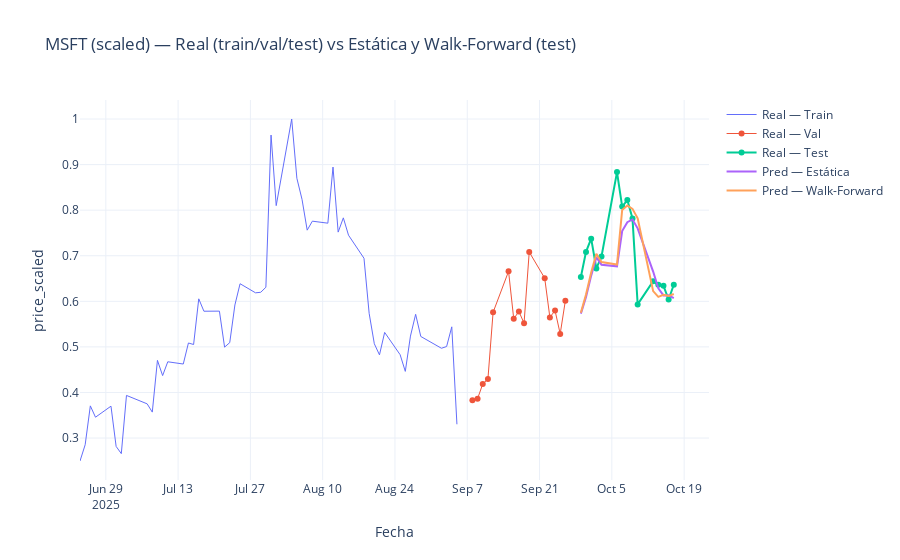

Here is the notebook cell this chart was saved with:
### Code cell
fig1 = go.Figure()

fig1.add_trace(go.Scatter(x=y_idx_train, y=y_train.ravel(), name="Real — Train", line=dict(width=1)))
fig1.add_trace(go.Scatter(x=y_idx_val,   y=y_val.ravel(),   name="Real — Val",   line=dict(width=1)))
fig1.add_trace(go.Scatter(x=y_idx_test,  y=y_test.ravel(),  name="Real — Test",  line=dict(width=2)))

fig1.add_trace(go.Scatter(x=y_idx_test, y=y_pred_test.ravel(),   name="Pred — Estática",     mode="lines"))
fig1.add_trace(go.Scatter(x=y_idx_test, y=y_pred_walk.ravel(),   name="Pred — Walk-Forward", mode="lines"))

fig1.update_layout(
    title="MSFT (scaled) — Real (train/val/test) vs Estática y Walk-Forward (test)",
    xaxis_title="Fecha", yaxis_title="price_scaled",
    hovermode="x unified", template="plotly_white"
)
fig1.show()
